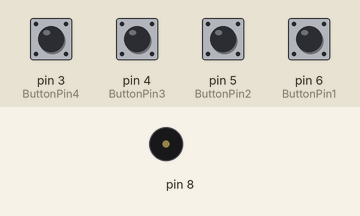
Recording of a sketch running on a simulated Arduino Uno, built with avr-gcc and run on an emulated ATmega328P. On the bench: buzzer (waves = sounding). Inputs (shaded band) come from the test bench; at power-on: pin 3 (ButtonPin4), pin 4 (ButtonPin3), pin 5 (ButtonPin2), pin 6 (ButtonPin1) LOW.

Above: at 1.2 s.
1.3 s: pin 3 (ButtonPin4) pulled HIGH for 1 s
At 1.6 s:
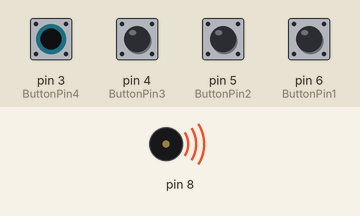
Timing chart, 0 to 4.3 s (numbered marks = the images above; inputs shaded):
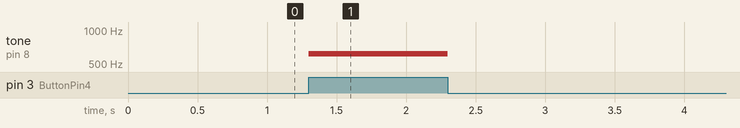

The sketch:

keyboard.ino
```cpp
#include "pitches.h"  //add note library
int ButtonState1;
int ButtonState2;
int ButtonState3;
int ButtonState4;

int melody1[]={NOTE_B0,};
int melody2[]={NOTE_A3,};
int melody3[]={NOTE_G3,};
int melody4[]={NOTE_DS8,};
int val;

const int ButtonPin1 = 6;
const int ButtonPin2 = 5;
const int ButtonPin3 = 4;
const int ButtonPin4 = 3;

void setup(){
  pinMode(ButtonPin1, INPUT);
  pinMode(ButtonPin2, INPUT);
  pinMode(ButtonPin3, INPUT);
  pinMode(ButtonPin4, INPUT);

}
void loop(){
  //read the input pin
  ButtonState1 = digitalRead(ButtonPin1);
  ButtonState2 = digitalRead(ButtonPin2);
  ButtonState3 = digitalRead(ButtonPin3);
  ButtonState4 = digitalRead(ButtonPin4);

  //if the button is pressed
  if (ButtonState1   == HIGH){

      tone(8,melody1);
      delay(250);
      noTone(8);
  }
  if (ButtonState2 == HIGH){

      tone(8,melody2);
      delay(250);
      noTone(8);

  }
  if (ButtonState3 == HIGH){

      tone(8,melody3);
      delay(250);
      noTone(8);

  }
if (ButtonState4 == HIGH){

      tone(8,melody4);
      delay(250);
      noTone(8);

  }


    }
```

pitches.h
```cpp
#define NOTE_B0  31
#define NOTE_C1  33
#define NOTE_CS1 35
#define NOTE_D1  37
#define NOTE_DS1 39
#define NOTE_E1  41
#define NOTE_F1  44
#define NOTE_FS1 46
#define NOTE_G1  49
#define NOTE_GS1 52
#define NOTE_A1  55
#define NOTE_AS1 58
#define NOTE_B1  62
#define NOTE_C2  65
#define NOTE_CS2 69
#define NOTE_D2  73
#define NOTE_DS2 78
#define NOTE_E2  82
#define NOTE_F2  87
#define NOTE_FS2 93
#define NOTE_G2  98
#define NOTE_GS2 104
#define NOTE_A2  110
#define NOTE_AS2 117
#define NOTE_B2  123
#define NOTE_C3  131
#define NOTE_CS3 139
#define NOTE_D3  147
#define NOTE_DS3 156
#define NOTE_E3  165
#define NOTE_F3  175
#define NOTE_FS3 185
#define NOTE_G3  196
#define NOTE_GS3 208
#define NOTE_A3  220
#define NOTE_AS3 233
#define NOTE_B3  247
#define NOTE_C4  262
#define NOTE_CS4 277
#define NOTE_D4  294
#define NOTE_DS4 311
#define NOTE_E4  330
#define NOTE_F4  349
#define NOTE_FS4 370
#define NOTE_G4  392
#define NOTE_GS4 415
#define NOTE_A4  440
#define NOTE_AS4 466
#define NOTE_B4  494
#define NOTE_C5  523
#define NOTE_CS5 554
#define NOTE_D5  587
#define NOTE_DS5 622
#define NOTE_E5  659
#define NOTE_F5  698
#define NOTE_FS5 740
#define NOTE_G5  784
#define NOTE_GS5 831
#define NOTE_A5  880
#define NOTE_AS5 932
#define NOTE_B5  988
#define NOTE_C6  1047
#define NOTE_CS6 1109
#define NOTE_D6  1175
#define NOTE_DS6 1245
#define NOTE_E6  1319
#define NOTE_F6  1397
#define NOTE_FS6 1480
#define NOTE_G6  1568
#define NOTE_GS6 1661
#define NOTE_A6  1760
#define NOTE_AS6 1865
#define NOTE_B6  1976
#define NOTE_C7  2093
#define NOTE_CS7 2217
#define NOTE_D7  2349
#define NOTE_DS7 2489
#define NOTE_E7  2637
#define NOTE_F7  2794
#define NOTE_FS7 2960
#define NOTE_G7  3136
#define NOTE_GS7 3322
#define NOTE_A7  3520
#define NOTE_AS7 3729
#define NOTE_B7  3951
#define NOTE_C8  4186
#define NOTE_CS8 4435
#define NOTE_D8  4699
#define NOTE_DS8 4978
```

Measured:
- after the input at 1.3 s, tone on pin 8: silent → 618 Hz at once, → silent 1.0 s later
